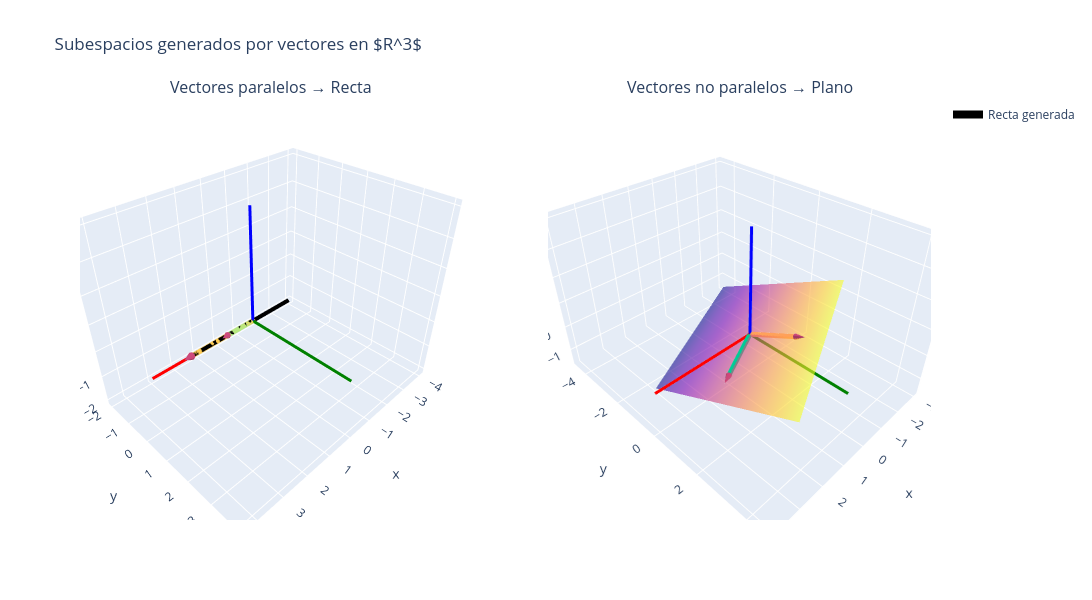

Notebook cell for this chart:
### Markdown cell above
* [Álgebra Lineal de Clara Elena Mejía Laverde](https://www.academia.edu/43065939/Alg_Lineal_Clara_Mejia_Universidad_de_Ant)

### Code cell
import numpy as np
import plotly.graph_objects as go
from plotly.subplots import make_subplots

# -------------------------
# VECTORES
# -------------------------

v1 = np.array([2,1,1])
v2 = np.array([4,2,2])   # paralelo a v1

u1 = np.array([2,1,0])
u2 = np.array([0,2,1])   # no paralelo

# -------------------------
# FIGURA CON DOS ESCENAS
# -------------------------

fig = make_subplots(
rows=1, cols=2,
specs=[[{'type':'scene'}, {'type':'scene'}]],
subplot_titles=("Vectores paralelos → Recta",
                "Vectores no paralelos → Plano")
)

# -------------------------
# FUNCION EJES
# -------------------------

def axes(scene_col):

    L=4
    
    fig.add_trace(go.Scatter3d(
        x=[0,L],y=[0,0],z=[0,0],
        mode='lines',
        line=dict(color='red',width=6),
        showlegend=False),
        row=1,col=scene_col)

    fig.add_trace(go.Scatter3d(
        x=[0,0],y=[0,L],z=[0,0],
        mode='lines',
        line=dict(color='green',width=6),
        showlegend=False),
        row=1,col=scene_col)

    fig.add_trace(go.Scatter3d(
        x=[0,0],y=[0,0],z=[0,L],
        mode='lines',
        line=dict(color='blue',width=6),
        showlegend=False),
        row=1,col=scene_col)

# -------------------------
# EJES
# -------------------------

axes(1)
axes(2)

# -------------------------
# CASO 1: RECTA
# -------------------------

t=np.linspace(-2,2,50)

line=np.outer(t,v1)

fig.add_trace(go.Scatter3d(
x=line[:,0],
y=line[:,1],
z=line[:,2],
mode='lines',
line=dict(width=8,color='black'),
name='Recta generada'
),row=1,col=1)

# vectores

for v in [v1,v2]:

    fig.add_trace(go.Scatter3d(
    x=[0,v[0]],
    y=[0,v[1]],
    z=[0,v[2]],
    mode='lines+markers',
    marker=dict(size=3),
    line=dict(width=10),
    showlegend=False
    ),row=1,col=1)

    fig.add_trace(go.Cone(
    x=[v[0]],
    y=[v[1]],
    z=[v[2]],
    u=[v[0]],
    v=[v[1]],
    w=[v[2]],
    sizemode="absolute",
    sizeref=0.4,
    showscale=False
    ),row=1,col=1)

# -------------------------
# CASO 2: PLANO
# -------------------------

s=np.linspace(-1.5,1.5,10)
t=np.linspace(-1.5,1.5,10)

S,T=np.meshgrid(s,t)

plane = np.zeros((10,10,3))

for i in range(10):
    for j in range(10):
        plane[i,j] = S[i,j]*u1 + T[i,j]*u2

fig.add_trace(go.Surface(
x=plane[:,:,0],
y=plane[:,:,1],
z=plane[:,:,2],
opacity=0.6,
showscale=False
),row=1,col=2)

# vectores del plano

for v in [u1,u2]:

    fig.add_trace(go.Scatter3d(
    x=[0,v[0]],
    y=[0,v[1]],
    z=[0,v[2]],
    mode='lines+markers',
    marker=dict(size=3),
    line=dict(width=10),
    showlegend=False
    ),row=1,col=2)

    fig.add_trace(go.Cone(
    x=[v[0]],
    y=[v[1]],
    z=[v[2]],
    u=[v[0]],
    v=[v[1]],
    w=[v[2]],
    sizemode="absolute",
    sizeref=0.4,
    showscale=False
    ),row=1,col=2)

# -------------------------
# LAYOUT
# -------------------------

fig.update_layout(
height=600,
width=1100,
title="Subespacios generados por vectores en $R^3$"
)

fig.show()

fig.write_image(r"C:\Users\marco\Downloads\parallel_non_parallel_vectors.png")

### Figure 1 — Plotly figure (JSON) as saved in the notebook; plotly's stock layout.template omitted (floating-point values rounded to 4 significant figures)
{"data": [{"line": {"color": "red", "width": 6}, "mode": "lines", "scene": "scene", "showlegend": false, "type": "scatter3d", "x": [0, 4], "y": [0, 0], "z": [0, 0]}, {"line": {"color": "green", "width": 6}, "mode": "lines", "scene": "scene", "showlegend": false, "type": "scatter3d", "x": [0, 0], "y": [0, 4], "z": [0, 0]}, {"line": {"color": "blue", "width": 6}, "mode": "lines", "scene": "scene", "showlegend": false, "type": "scatter3d", "x": [0, 0], "y": [0, 0], "z": [0, 4]}, {"line": {"color": "red", "width": 6}, "mode": "lines", "scene": "scene2", "showlegend": false, "type": "scatter3d", "x": [0, 4], "y": [0, 0], "z": [0, 0]}, {"line": {"color": "green", "width": 6}, "mode": "lines", "scene": "scene2", "showlegend": false, "type": "scatter3d", "x": [0, 0], "y": [0, 4], "z": [0, 0]}, {"line": {"color": "blue", "width": 6}, "mode": "lines", "scene": "scene2", "showlegend": false, "type": "scatter3d", "x": [0, 0], "y": [0, 0], "z": [0, 4]}, {"line": {"color": "black", "width": 8}, "mode": "lines", "name": "Recta generada", "scene": "scene", "type": "scatter3d", "x": [-4.0, -3.837, -3.673, -3.51, -3.347, -3.184, -3.02, -2.857, -2.694, -2.531, -2.367, -2.204, -2.041, -1.878, -1.714, -1.551, -1.388, -1.224, -1.061, -0.898, -0.7347, -0.5714, -0.4082, -0.2449, -0.08163, 0.08163, 0.2449, 0.4082, 0.5714, 0.7347, 0.898, 1.061, 1.224, 1.388, 1.551, 1.714, 1.878, 2.041, 2.204, 2.367, 2.531, 2.694, 2.857, 3.02, 3.184, 3.347, 3.51, 3.673, 3.837, 4.0], "y": [-2.0, -1.918, -1.837, -1.755, -1.673, -1.592, -1.51, -1.429, -1.347, -1.265, -1.184, -1.102, -1.02, -0.9388, -0.8571, -0.7755, -0.6939, -0.6122, -0.5306, -0.449, -0.3673, -0.2857, -0.2041, -0.1224, -0.04082, 0.04082, 0.1224, 0.2041, 0.2857, 0.3673, 0.449, 0.5306, 0.6122, 0.6939, 0.7755, 0.8571, 0.9388, 1.02, 1.102, 1.184, 1.265, 1.347, 1.429, 1.51, 1.592, 1.673, 1.755, 1.837, 1.918, 2.0], "z": [-2.0, -1.918, -1.837, -1.755, -1.673, -1.592, -1.51, -1.429, -1.347, -1.265, -1.184, -1.102, -1.02, -0.9388, -0.8571, -0.7755, -0.6939, -0.6122, -0.5306, -0.449, -0.3673, -0.2857, -0.2041, -0.1224, -0.04082, 0.04082, 0.1224, 0.2041, 0.2857, 0.3673, 0.449, 0.5306, 0.6122, 0.6939, 0.7755, 0.8571, 0.9388, 1.02, 1.102, 1.184, 1.265, 1.347, 1.429, 1.51, 1.592, 1.673, 1.755, 1.837, 1.918, 2.0]}, {"line": {"width": 10}, "marker": {"size": 3}, "mode": "lines+markers", "scene": "scene", "showlegend": false, "type": "scatter3d", "x": [0, 2], "y": [0, 1], "z": [0, 1]}, {"scene": "scene", "showscale": false, "sizemode": "absolute", "sizeref": 0.4, "type": "cone", "u": [2], "v": [1], "w": [1], "x": [2], "y": [1], "z": [1]}, {"line": {"width": 10}, "marker": {"size": 3}, "mode": "lines+markers", "scene": "scene", "showlegend": false, "type": "scatter3d", "x": [0, 4], "y": [0, 2], "z": [0, 2]}, {"scene": "scene", "showscale": false, "sizemode": "absolute", "sizeref": 0.4, "type": "cone", "u": [4], "v": [2], "w": [2], "x": [4], "y": [2], "z": [2]}, {"opacity": 0.6, "scene": "scene2", "showscale": false, "type": "surface", "x": [[-3.0, -2.333, -1.667, -1.0, -0.3333, 0.3333, 1.0, 1.667, 2.333, 3.0], [-3.0, -2.333, -1.667, -1.0, -0.3333, 0.3333, 1.0, 1.667, 2.333, 3.0], [-3.0, -2.333, -1.667, -1.0, -0.3333, 0.3333, 1.0, 1.667, 2.333, 3.0], [-3.0, -2.333, -1.667, -1.0, -0.3333, 0.3333, 1.0, 1.667, 2.333, 3.0], [-3.0, -2.333, -1.667, -1.0, -0.3333, 0.3333, 1.0, 1.667, 2.333, 3.0], [-3.0, -2.333, -1.667, -1.0, -0.3333, 0.3333, 1.0, 1.667, 2.333, 3.0], [-3.0, -2.333, -1.667, -1.0, -0.3333, 0.3333, 1.0, 1.667, 2.333, 3.0], [-3.0, -2.333, -1.667, -1.0, -0.3333, 0.3333, 1.0, 1.667, 2.333, 3.0], [-3.0, -2.333, -1.667, -1.0, -0.3333, 0.3333, 1.0, 1.667, 2.333, 3.0], [-3.0, -2.333, -1.667, -1.0, -0.3333, 0.3333, 1.0, 1.667, 2.333, 3.0]], "y": [[-4.5, -4.167, -3.833, -3.5, -3.167, -2.833, -2.5, -2.167, -1.833, -1.5], [-3.833, -3.5, -3.167, -2.833, -2.5, -2.167, -1.833, -1.5, -1.167, -0.8333], [-3.167, -2.833, -2.5, -2.167, -1.833, -1.5, -1.167, -0.8333, -0.5, -0.1667], [-2.5, -2.167, -1.833, -1.5, -1.167, -0.8333, -0.5, -0.1667, 0.1667, 0.5], [-1.833, -1.5, -1.167, -0.8333, -0.5, -0.1667, 0.1667, 0.5, 0.8333, 1.167], [-1.167, -0.8333, -0.5, -0.1667, 0.1667, 0.5, 0.8333, 1.167, 1.5, 1.833], [-0.5, -0.1667, 0.1667, 0.5, 0.8333, 1.167, 1.5, 1.833, 2.167, 2.5], [0.1667, 0.5, 0.8333, 1.167, 1.5, 1.833, 2.167, 2.5, 2.833, 3.167], [0.8333, 1.167, 1.5, 1.833, 2.167, 2.5, 2.833, 3.167, 3.5, 3.833], [1.5, 1.833, 2.167, 2.5, 2.833, 3.167, 3.5, 3.833, 4.167, 4.5]], "z": [[-1.5, -1.5, -1.5, -1.5, -1.5, -1.5, -1.5, -1.5, -1.5, -1.5], [-1.167, -1.167, -1.167, -1.167, -1.167, -1.167, -1.167, -1.167, -1.167, -1.167], [-0.8333, -0.8333, -0.8333, -0.8333, -0.8333, -0.8333, -0.8333, -0.8333, -0.8333, -0.8333], [-0.5, -0.5, -0.5, -0.5, -0.5, -0.5, -0.5, -0.5, -0.5, -0.5], [-0.1667, -0.1667, -0.1667, -0.1667, -0.1667, -0.1667, -0.1667, -0.1667, -0.1667, -0.1667], [0.1667, 0.1667, 0.1667, 0.1667, 0.1667, 0.1667, 0.1667, 0.1667, 0.1667, 0.1667], [0.5, 0.5, 0.5, 0.5, 0.5, 0.5, 0.5, 0.5, 0.5, 0.5], [0.8333, 0.8333, 0.8333, 0.8333, 0.8333, 0.8333, 0.8333, 0.8333, 0.8333, 0.8333], [1.167, 1.167, 1.167, 1.167, 1.167, 1.167, 1.167, 1.167, 1.167, 1.167], [1.5, 1.5, 1.5, 1.5, 1.5, 1.5, 1.5, 1.5, 1.5, 1.5]]}, {"line": {"width": 10}, "marker": {"size": 3}, "mode": "lines+markers", "scene": "scene2", "showlegend": false, "type": "scatter3d", "x": [0, 2], "y": [0, 1], "z": [0, 0]}, {"scene": "scene2", "showscale": false, "sizemode": "absolute", "sizeref": 0.4, "type": "cone", "u": [2], "v": [1], "w": [0], "x": [2], "y": [1], "z": [0]}, {"line": {"width": 10}, "marker": {"size": 3}, "mode": "lines+markers", "scene": "scene2", "showlegend": false, "type": "scatter3d", "x": [0, 0], "y": [0, 2], "z": [0, 1]}, {"scene": "scene2", "showscale": false, "sizemode": "absolute", "sizeref": 0.4, "type": "cone", "u": [0], "v": [2], "w": [1], "x": [0], "y": [2], "z": [1]}], "layout": {"annotations": [{"font": {"size": 16}, "showarrow": false, "text": "Vectores paralelos → Recta", "x": 0.225, "xanchor": "center", "xref": "paper", "y": 1, "yanchor": "bottom", "yref": "paper"}, {"font": {"size": 16}, "showarrow": false, "text": "Vectores no paralelos → Plano", "x": 0.775, "xanchor": "center", "xref": "paper", "y": 1, "yanchor": "bottom", "yref": "paper"}], "height": 600, "scene": {"domain": {"x": [0, 0.45], "y": [0, 1]}}, "scene2": {"domain": {"x": [0.55, 1], "y": [0, 1]}}, "title": {"text": "Subespacios generados por vectores en $R^3$"}, "width": 1100}}
